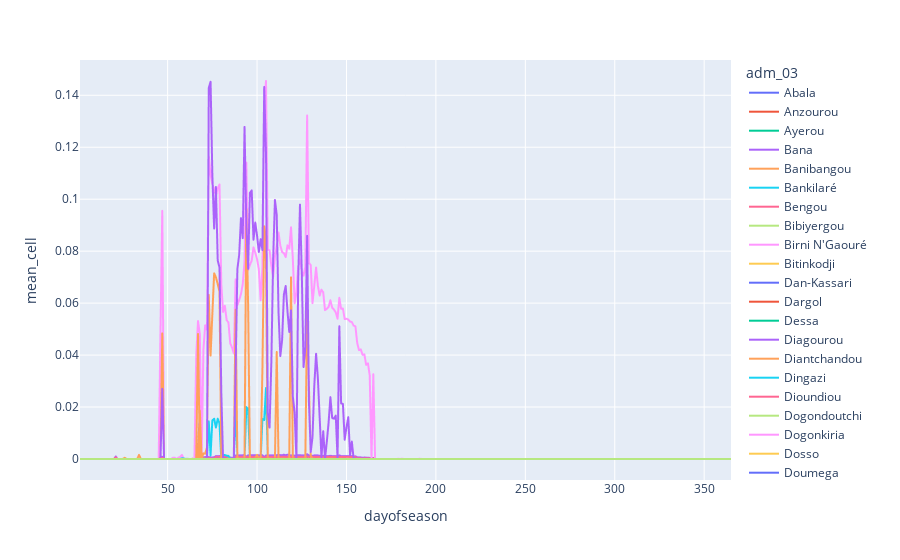

The cell this chart's notebook holds for it:
### Code cell
# plot by year for all adm3
years = [2020]
for year in years:
    df_plot = (
        df[df["seasonyear"] == year]
        .groupby(["adm_03", "dayofseason"])
        .mean(numeric_only=True)
        .reset_index()
    )
    px.line(df_plot, x="dayofseason", y="mean_cell", color="adm_03").show()

### Figure 1 — Plotly figure (JSON) as saved in the notebook; plotly's stock layout.template omitted (floating-point values rounded to 4 significant figures; data arrays with more than 128 entries replaced by an {"elided": "..."} marker saying what was removed)
{"data": [{"hovertemplate": "adm_03=Abala<br>dayofseason=%{x}<br>mean_cell=%{y}<extra></extra>", "legendgroup": "Abala", "line": {"color": "#636efa", "dash": "solid"}, "marker": {"symbol": "circle"}, "mode": "lines", "name": "Abala", "showlegend": true, "type": "scattergl", "x": {"elided": "365 int values"}, "xaxis": "x", "y": {"elided": "365 int values"}, "yaxis": "y"}, {"hovertemplate": "adm_03=Anzourou<br>dayofseason=%{x}<br>mean_cell=%{y}<extra></extra>", "legendgroup": "Anzourou", "line": {"color": "#EF553B", "dash": "solid"}, "marker": {"symbol": "circle"}, "mode": "lines", "name": "Anzourou", "showlegend": true, "type": "scattergl", "x": {"elided": "365 int values"}, "xaxis": "x", "y": {"elided": "365 int values"}, "yaxis": "y"}, {"hovertemplate": "adm_03=Ayerou<br>dayofseason=%{x}<br>mean_cell=%{y}<extra></extra>", "legendgroup": "Ayerou", "line": {"color": "#00cc96", "dash": "solid"}, "marker": {"symbol": "circle"}, "mode": "lines", "name": "Ayerou", "showlegend": true, "type": "scattergl", "x": {"elided": "365 int values"}, "xaxis": "x", "y": {"elided": "365 int values"}, "yaxis": "y"}, {"hovertemplate": "adm_03=Bana<br>dayofseason=%{x}<br>mean_cell=%{y}<extra></extra>", "legendgroup": "Bana", "line": {"color": "#ab63fa", "dash": "solid"}, "marker": {"symbol": "circle"}, "mode": "lines", "name": "Bana", "showlegend": true, "type": "scattergl", "x": {"elided": "365 int values"}, "xaxis": "x", "y": {"elided": "365 float values"}, "yaxis": "y"}, {"hovertemplate": "adm_03=Banibangou<br>dayofseason=%{x}<br>mean_cell=%{y}<extra></extra>", "legendgroup": "Banibangou", "line": {"color": "#FFA15A", "dash": "solid"}, "marker": {"symbol": "circle"}, "mode": "lines", "name": "Banibangou", "showlegend": true, "type": "scattergl", "x": {"elided": "365 int values"}, "xaxis": "x", "y": {"elided": "365 int values"}, "yaxis": "y"}, {"hovertemplate": "adm_03=Bankilaré<br>dayofseason=%{x}<br>mean_cell=%{y}<extra></extra>", "legendgroup": "Bankilaré", "line": {"color": "#19d3f3", "dash": "solid"}, "marker": {"symbol": "circle"}, "mode": "lines", "name": "Bankilaré", "showlegend": true, "type": "scattergl", "x": {"elided": "365 int values"}, "xaxis": "x", "y": {"elided": "365 int values"}, "yaxis": "y"}, {"hovertemplate": "adm_03=Bengou<br>dayofseason=%{x}<br>mean_cell=%{y}<extra></extra>", "legendgroup": "Bengou", "line": {"color": "#FF6692", "dash": "solid"}, "marker": {"symbol": "circle"}, "mode": "lines", "name": "Bengou", "showlegend": true, "type": "scattergl", "x": {"elided": "365 int values"}, "xaxis": "x", "y": {"elided": "365 float values"}, "yaxis": "y"}, {"hovertemplate": "adm_03=Bibiyergou<br>dayofseason=%{x}<br>mean_cell=%{y}<extra></extra>", "legendgroup": "Bibiyergou", "line": {"color": "#B6E880", "dash": "solid"}, "marker": {"symbol": "circle"}, "mode": "lines", "name": "Bibiyergou", "showlegend": true, "type": "scattergl", "x": {"elided": "365 int values"}, "xaxis": "x", "y": {"elided": "365 int values"}, "yaxis": "y"}, {"hovertemplate": "adm_03=Birni N'Gaouré<br>dayofseason=%{x}<br>mean_cell=%{y}<extra></extra>", "legendgroup": "Birni N'Gaouré", "line": {"color": "#FF97FF", "dash": "solid"}, "marker": {"symbol": "circle"}, "mode": "lines", "name": "Birni N'Gaouré", "showlegend": true, "type": "scattergl", "x": {"elided": "365 int values"}, "xaxis": "x", "y": {"elided": "365 int values"}, "yaxis": "y"}, {"hovertemplate": "adm_03=Bitinkodji<br>dayofseason=%{x}<br>mean_cell=%{y}<extra></extra>", "legendgroup": "Bitinkodji", "line": {"color": "#FECB52", "dash": "solid"}, "marker": {"symbol": "circle"}, "mode": "lines", "name": "Bitinkodji", "showlegend": true, "type": "scattergl", "x": {"elided": "365 int values"}, "xaxis": "x", "y": {"elided": "365 int values"}, "yaxis": "y"}, {"hovertemplate": "adm_03=Dan-Kassari<br>dayofseason=%{x}<br>mean_cell=%{y}<extra></extra>", "legendgroup": "Dan-Kassari", "line": {"color": "#636efa", "dash": "solid"}, "marker": {"symbol": "circle"}, "mode": "lines", "name": "Dan-Kassari", "showlegend": true, "type": "scattergl", "x": {"elided": "365 int values"}, "xaxis": "x", "y": {"elided": "365 int values"}, "yaxis": "y"}, {"hovertemplate": "adm_03=Dargol<br>dayofseason=%{x}<br>mean_cell=%{y}<extra></extra>", "legendgroup": "Dargol", "line": {"color": "#EF553B", "dash": "solid"}, "marker": {"symbol": "circle"}, "mode": "lines", "name": "Dargol", "showlegend": true, "type": "scattergl", "x": {"elided": "365 int values"}, "xaxis": "x", "y": {"elided": "365 float values"}, "yaxis": "y"}, {"hovertemplate": "adm_03=Dessa<br>dayofseason=%{x}<br>mean_cell=%{y}<extra></extra>", "legendgroup": "Dessa", "line": {"color": "#00cc96", "dash": "solid"}, "marker": {"symbol": "circle"}, "mode": "lines", "name": "Dessa", "showlegend": true, "type": "scattergl", "x": {"elided": "365 int values"}, "xaxis": "x", "y": {"elided": "365 int values"}, "yaxis": "y"}, {"hovertemplate": "adm_03=Diagourou<br>dayofseason=%{x}<br>mean_cell=%{y}<extra></extra>", "legendgroup": "Diagourou", "line": {"color": "#ab63fa", "dash": "solid"}, "marker": {"symbol": "circle"}, "mode": "lines", "name": "Diagourou", "showlegend": true, "type": "scattergl", "x": {"elided": "365 int values"}, "xaxis": "x", "y": {"elided": "365 float values"}, "yaxis": "y"}, {"hovertemplate": "adm_03=Diantchandou<br>dayofseason=%{x}<br>mean_cell=%{y}<extra></extra>", "legendgroup": "Diantchandou", "line": {"color": "#FFA15A", "dash": "solid"}, "marker": {"symbol": "circle"}, "mode": "lines", "name": "Diantchandou", "showlegend": true, "type": "scattergl", "x": {"elided": "365 int values"}, "xaxis": "x", "y": {"elided": "365 int values"}, "yaxis": "y"}, {"hovertemplate": "adm_03=Dingazi<br>dayofseason=%{x}<br>mean_cell=%{y}<extra></extra>", "legendgroup": "Dingazi", "line": {"color": "#19d3f3", "dash": "solid"}, "marker": {"symbol": "circle"}, "mode": "lines", "name": "Dingazi", "showlegend": true, "type": "scattergl", "x": {"elided": "365 int values"}, "xaxis": "x", "y": {"elided": "365 int values"}, "yaxis": "y"}, {"hovertemplate": "adm_03=Dioundiou<br>dayofseason=%{x}<br>mean_cell=%{y}<extra></extra>", "legendgroup": "Dioundiou", "line": {"color": "#FF6692", "dash": "solid"}, "marker": {"symbol": "circle"}, "mode": "lines", "name": "Dioundiou", "showlegend": true, "type": "scattergl", "x": {"elided": "365 int values"}, "xaxis": "x", "y": {"elided": "365 float values"}, "yaxis": "y"}, {"hovertemplate": "adm_03=Dogondoutchi<br>dayofseason=%{x}<br>mean_cell=%{y}<extra></extra>", "legendgroup": "Dogondoutchi", "line": {"color": "#B6E880", "dash": "solid"}, "marker": {"symbol": "circle"}, "mode": "lines", "name": "Dogondoutchi", "showlegend": true, "type": "scattergl", "x": {"elided": "365 int values"}, "xaxis": "x", "y": {"elided": "365 int values"}, "yaxis": "y"}, {"hovertemplate": "adm_03=Dogonkiria<br>dayofseason=%{x}<br>mean_cell=%{y}<extra></extra>", "legendgroup": "Dogonkiria", "line": {"color": "#FF97FF", "dash": "solid"}, "marker": {"symbol": "circle"}, "mode": "lines", "name": "Dogonkiria", "showlegend": true, "type": "scattergl", "x": {"elided": "365 int values"}, "xaxis": "x", "y": {"elided": "365 null values"}, "yaxis": "y"}, {"hovertemplate": "adm_03=Dosso<br>dayofseason=%{x}<br>mean_cell=%{y}<extra></extra>", "legendgroup": "Dosso", "line": {"color": "#FECB52", "dash": "solid"}, "marker": {"symbol": "circle"}, "mode": "lines", "name": "Dosso", "showlegend": true, "type": "scattergl", "x": {"elided": "365 int values"}, "xaxis": "x", "y": {"elided": "365 int values"}, "yaxis": "y"}, {"hovertemplate": "adm_03=Doumega<br>dayofseason=%{x}<br>mean_cell=%{y}<extra></extra>", "legendgroup": "Doumega", "line": {"color": "#636efa", "dash": "solid"}, "marker": {"symbol": "circle"}, "mode": "lines", "name": "Doumega", "showlegend": true, "type": "scattergl", "x": {"elided": "365 int values"}, "xaxis": "x", "y": {"elided": "365 float values"}, "yaxis": "y"}, {"hovertemplate": "adm_03=Fabidji<br>dayofseason=%{x}<br>mean_cell=%{y}<extra></extra>", "legendgroup": "Fabidji", "line": {"color": "#EF553B", "dash": "solid"}, "marker": {"symbol": "circle"}, "mode": "lines", "name": "Fabidji", "showlegend": true, "type": "scattergl", "x": {"elided": "365 int values"}, "xaxis": "x", "y": {"elided": "365 int values"}, "yaxis": "y"}, {"hovertemplate": "adm_03=Fakara<br>dayofseason=%{x}<br>mean_cell=%{y}<extra></extra>", "legendgroup": "Fakara", "line": {"color": "#00cc96", "dash": "solid"}, "marker": {"symbol": "circle"}, "mode": "lines", "name": "Fakara", "showlegend": true, "type": "scattergl", "x": {"elided": "365 int values"}, "xaxis": "x", "y": {"elided": "365 int values"}, "yaxis": "y"}, {"hovertemplate": "adm_03=Falmey<br>dayofseason=%{x}<br>mean_cell=%{y}<extra></extra>", "legendgroup": "Falmey", "line": {"color": "#ab63fa", "dash": "solid"}, "marker": {"symbol": "circle"}, "mode": "lines", "name": "Falmey", "showlegend": true, "type": "scattergl", "x": {"elided": "365 int values"}, "xaxis": "x", "y": {"elided": "365 float values"}, "yaxis": "y"}, {"hovertemplate": "adm_03=Falwel<br>dayofseason=%{x}<br>mean_cell=%{y}<extra></extra>", "legendgroup": "Falwel", "line": {"color": "#FFA15A", "dash": "solid"}, "marker": {"symbol": "circle"}, "mode": "lines", "name": "Falwel", "showlegend": true, "type": "scattergl", "x": {"elided": "365 int values"}, "xaxis": "x", "y": {"elided": "365 int values"}, "yaxis": "y"}, {"hovertemplate": "adm_03=Farey<br>dayofseason=%{x}<br>mean_cell=%{y}<extra></extra>", "legendgroup": "Farey", "line": {"color": "#19d3f3", "dash": "solid"}, "marker": {"symbol": "circle"}, "mode": "lines", "name": "Farey", "showlegend": true, "type": "scattergl", "x": {"elided": "365 int values"}, "xaxis": "x", "y": {"elided": "365 int values"}, "yaxis": "y"}, {"hovertemplate": "adm_03=Filingué<br>dayofseason=%{x}<br>mean_cell=%{y}<extra></extra>", "legendgroup": "Filingué", "line": {"color": "#FF6692", "dash": "solid"}, "marker": {"symbol": "circle"}, "mode": "lines", "name": "Filingué", "showlegend": true, "type": "scattergl", "x": {"elided": "365 int values"}, "xaxis": "x", "y": {"elided": "365 int values"}, "yaxis": "y"}, {"hovertemplate": "adm_03=Garankédey<br>dayofseason=%{x}<br>mean_cell=%{y}<extra></extra>", "legendgroup": "Garankédey", "line": {"color": "#B6E880", "dash": "solid"}, "marker": {"symbol": "circle"}, "mode": "lines", "name": "Garankédey", "showlegend": true, "type": "scattergl", "x": {"elided": "365 int values"}, "xaxis": "x", "y": {"elided": "365 int values"}, "yaxis": "y"}, {"hovertemplate": "adm_03=Gaya<br>dayofseason=%{x}<br>mean_cell=%{y}<extra></extra>", "legendgroup": "Gaya", "line": {"color": "#FF97FF", "dash": "solid"}, "marker": {"symbol": "circle"}, "mode": "lines", "name": "Gaya", "showlegend": true, "type": "scattergl", "x": {"elided": "365 int values"}, "xaxis": "x", "y": {"elided": "365 float values"}, "yaxis": "y"}, {"hovertemplate": "adm_03=Gollé<br>dayofseason=%{x}<br>mean_cell=%{y}<extra></extra>", "legendgroup": "Gollé", "line": {"color": "#FECB52", "dash": "solid"}, "marker": {"symbol": "circle"}, "mode": "lines", "name": "Gollé", "showlegend": true, "type": "scattergl", "x": {"elided": "365 int values"}, "xaxis": "x", "y": {"elided": "365 float values"}, "yaxis": "y"}, {"hovertemplate": "adm_03=Goroubankassam<br>dayofseason=%{x}<br>mean_cell=%{y}<extra></extra>", "legendgroup": "Goroubankassam", "line": {"color": "#636efa", "dash": "solid"}, "marker": {"symbol": "circle"}, "mode": "lines", "name": "Goroubankassam", "showlegend": true, "type": "scattergl", "x": {"elided": "365 int values"}, "xaxis": "x", "y": {"elided": "365 int values"}, "yaxis": "y"}, {"hovertemplate": "adm_03=Gorouol<br>dayofseason=%{x}<br>mean_cell=%{y}<extra></extra>", "legendgroup": "Gorouol", "line": {"color": "#EF553B", "dash": "solid"}, "marker": {"symbol": "circle"}, "mode": "lines", "name": "Gorouol", "showlegend": true, "type": "scattergl", "x": {"elided": "365 int values"}, "xaxis": "x", "y": {"elided": "365 int values"}, "yaxis": "y"}, {"hovertemplate": "adm_03=Gothèye<br>dayofseason=%{x}<br>mean_cell=%{y}<extra></extra>", "legendgroup": "Gothèye", "line": {"color": "#00cc96", "dash": "solid"}, "marker": {"symbol": "circle"}, "mode": "lines", "name": "Gothèye", "showlegend": true, "type": "scattergl", "x": {"elided": "365 int values"}, "xaxis": "x", "y": {"elided": "365 int values"}, "yaxis": "y"}, {"hovertemplate": "adm_03=Guilladjé<br>dayofseason=%{x}<br>mean_cell=%{y}<extra></extra>", "legendgroup": "Guilladjé", "line": {"color": "#ab63fa", "dash": "solid"}, "marker": {"symbol": "circle"}, "mode": "lines", "name": "Guilladjé", "showlegend": true, "type": "scattergl", "x": {"elided": "365 int values"}, "xaxis": "x", "y": {"elided": "365 float values"}, "yaxis": "y"}, {"hovertemplate": "adm_03=Guéchémé<br>dayofseason=%{x}<br>mean_cell=%{y}<extra></extra>", "legendgroup": "Guéchémé", "line": {"color": "#FFA15A", "dash": "solid"}, "marker": {"symbol": "circle"}, "mode": "lines", "name": "Guéchémé", "showlegend": true, "type": "scattergl", "x": {"elided": "365 int values"}, "xaxis": "x", "y": {"elided": "365 float values"}, "yaxis": "y"}, {"hovertemplate": "adm_03=Hamdallaye<br>dayofseason=%{x}<br>mean_cell=%{y}<extra></extra>", "legendgroup": "Hamdallaye", "line": {"color": "#19d3f3", "dash": "solid"}, "marker": {"symbol": "circle"}, "mode": "lines", "name": "Hamdallaye", "showlegend": true, "type": "scattergl", "x": {"elided": "365 int values"}, "xaxis": "x", "y": {"elided": "365 int values"}, "yaxis": "y"}, {"hovertemplate": "adm_03=Harikanassou<br>dayofseason=%{x}<br>mean_cell=%{y}<extra></extra>", "legendgroup": "Harikanassou", "line": {"color": "#FF6692", "dash": "solid"}, "marker": {"symbol": "circle"}, "mode": "lines", "name": "Harikanassou", "showlegend": true, "type": "scattergl", "x": {"elided": "365 int values"}, "xaxis": "x", "y": {"elided": "365 int values"}, "yaxis": "y"}, {"hovertemplate": "adm_03=Imanan<br>dayofseason=%{x}<br>mean_cell=%{y}<extra></extra>", "legendgroup": "Imanan", "line": {"color": "#B6E880", "dash": "solid"}, "marker": {"symbol": "circle"}, "mode": "lines", "name": "Imanan", "showlegend": true, "type": "scattergl", "x": {"elided": "365 int values"}, "xaxis": "x", "y": {"elided": "365 int values"}, "yaxis": "y"}, {"hovertemplate": "adm_03=Inatès<br>dayofseason=%{x}<br>mean_cell=%{y}<extra></extra>", "legendgroup": "Inatès", "line": {"color": "#FF97FF", "dash": "solid"}, "marker": {"symbol": "circle"}, "mode": "lines", "name": "Inatès", "showlegend": true, "type": "scattergl", "x": {"elided": "365 int values"}, "xaxis": "x", "y": {"elided": "365 int values"}, "yaxis": "y"}, {"hovertemplate": "adm_03=Kankandi<br>dayofseason=%{x}<br>mean_cell=%{y}<extra></extra>", "legendgroup": "Kankandi", "line": {"color": "#FECB52", "dash": "solid"}, "marker": {"symbol": "circle"}, "mode": "lines", "name": "Kankandi", "showlegend": true, "type": "scattergl", "x": {"elided": "365 int values"}, "xaxis": "x", "y": {"elided": "365 int values"}, "yaxis": "y"}, {"hovertemplate": "adm_03=Karakara<br>dayofseason=%{x}<br>mean_cell=%{y}<extra></extra>", "legendgroup": "Karakara", "line": {"color": "#636efa", "dash": "solid"}, "marker": {"symbol": "circle"}, "mode": "lines", "name": "Karakara", "showlegend": true, "type": "scattergl", "x": {"elided": "365 int values"}, "xaxis": "x", "y": {"elided": "365 int values"}, "yaxis": "y"}, {"hovertemplate": "adm_03=Karguibangou<br>dayofseason=%{x}<br>mean_cell=%{y}<extra></extra>", "legendgroup": "Karguibangou", "line": {"color": "#EF553B", "dash": "solid"}, "marker": {"symbol": "circle"}, "mode": "lines", "name": "Karguibangou", "showlegend": true, "type": "scattergl", "x": {"elided": "365 int values"}, "xaxis": "x", "y": {"elided": "365 int values"}, "yaxis": "y"}, {"hovertemplate": "adm_03=Karma<br>dayofseason=%{x}<br>mean_cell=%{y}<extra></extra>", "legendgroup": "Karma", "line": {"color": "#00cc96", "dash": "solid"}, "marker": {"symbol": "circle"}, "mode": "lines", "name": "Karma", "showlegend": true, "type": "scattergl", "x": {"elided": "365 int values"}, "xaxis": "x", "y": {"elided": "365 int values"}, "yaxis": "y"}, {"hovertemplate": "adm_03=Kiota<br>dayofseason=%{x}<br>mean_cell=%{y}<extra></extra>", "legendgroup": "Kiota", "line": {"color": "#ab63fa", "dash": "solid"}, "marker": {"symbol": "circle"}, "mode": "lines", "name": "Kiota", "showlegend": true, "type": "scattergl", "x": {"elided": "365 int values"}, "xaxis": "x", "y": {"elided": "365 int values"}, "yaxis": "y"}, {"hovertemplate": "adm_03=Kirtachi<br>dayofseason=%{x}<br>mean_cell=%{y}<extra></extra>", "legendgroup": "Kirtachi", "line": {"color": "#FFA15A", "dash": "solid"}, "marker": {"symbol": "circle"}, "mode": "lines", "name": "Kirtachi", "showlegend": true, "type": "scattergl", "x": {"elided": "365 int values"}, "xaxis": "x", "y": {"elided": "365 int values"}, "yaxis": "y"}, {"hovertemplate": "adm_03=Kiéché<br>dayofseason=%{x}<br>mean_cell=%{y}<extra></extra>", "legendgroup": "Kiéché", "line": {"color": "#19d3f3", "dash": "solid"}, "marker": {"symbol": "circle"}, "mode": "lines", "name": "Kiéché", "showlegend": true, "type": "scattergl", "x": {"elided": "365 int values"}, "xaxis": "x", "y": {"elided": "365 int values"}, "yaxis": "y"}, {"hovertemplate": "adm_03=Kokorou<br>dayofseason=%{x}<br>mean_cell=%{y}<extra></extra>", "legendgroup": "Kokorou", "line": {"color": "#FF6692", "dash": "solid"}, "marker": {"symbol": "circle"}, "mode": "lines", "name": "Kokorou", "showlegend": true, "type": "scattergl", "x": {"elided": "365 int values"}, "xaxis": "x", "y": {"elided": "365 float values"}, "yaxis": "y"}, {"hovertemplate": "adm_03=Kollo<br>dayofseason=%{x}<br>mean_cell=%{y}<extra></extra>", "legendgroup": "Kollo", "line": {"color": "#B6E880", "dash": "solid"}, "marker": {"symbol": "circle"}, "mode": "lines", "name": "Kollo", "showlegend": true, "type": "scattergl", "x": {"elided": "365 int values"}, "xaxis": "x", "y": {"elided": "365 int values"}, "yaxis": "y"}, {"hovertemplate": "adm_03=Koré Maïroua<br>dayofseason=%{x}<br>mean_cell=%{y}<extra></extra>", "legendgroup": "Koré Maïroua", "line": {"color": "#FF97FF", "dash": "solid"}, "marker": {"symbol": "circle"}, "mode": "lines", "name": "Koré Maïroua", "showlegend": true, "type": "scattergl", "x": {"elided": "365 int values"}, "xaxis": "x", "y": {"elided": "365 int values"}, "yaxis": "y"}, {"hovertemplate": "adm_03=Kourfeye Centre<br>dayofseason=%{x}<br>mean_cell=%{y}<extra></extra>", "legendgroup": "Kourfeye Centre", "line": {"color": "#FECB52", "dash": "solid"}, "marker": {"symbol": "circle"}, "mode": "lines", "name": "Kourfeye Centre", "showlegend": true, "type": "scattergl", "x": {"elided": "365 int values"}, "xaxis": "x", "y": {"elided": "365 int values"}, "yaxis": "y"}, {"hovertemplate": "adm_03=Kourteye<br>dayofseason=%{x}<br>mean_cell=%{y}<extra></extra>", "legendgroup": "Kourteye", "line": {"color": "#636efa", "dash": "solid"}, "marker": {"symbol": "circle"}, "mode": "lines", "name": "Kourteye", "showlegend": true, "type": "scattergl", "x": {"elided": "365 int values"}, "xaxis": "x", "y": {"elided": "365 int values"}, "yaxis": "y"}, {"hovertemplate": "adm_03=Kouré<br>dayofseason=%{x}<br>mean_cell=%{y}<extra></extra>", "legendgroup": "Kouré", "line": {"color": "#EF553B", "dash": "solid"}, "marker": {"symbol": "circle"}, "mode": "lines", "name": "Kouré", "showlegend": true, "type": "scattergl", "x": {"elided": "365 int values"}, "xaxis": "x", "y": {"elided": "365 int values"}, "yaxis": "y"}, {"hovertemplate": "adm_03=Koygolo<br>dayofseason=%{x}<br>mean_cell=%{y}<extra></extra>", "legendgroup": "Koygolo", "line": {"color": "#00cc96", "dash": "solid"}, "marker": {"symbol": "circle"}, "mode": "lines", "name": "Koygolo", "showlegend": true, "type": "scattergl", "x": {"elided": "365 int values"}, "xaxis": "x", "y": {"elided": "365 int values"}, "yaxis": "y"}, {"hovertemplate": "adm_03=Liboré<br>dayofseason=%{x}<br>mean_cell=%{y}<extra></extra>", "legendgroup": "Liboré", "line": {"color": "#ab63fa", "dash": "solid"}, "marker": {"symbol": "circle"}, "mode": "lines", "name": "Liboré", "showlegend": true, "type": "scattergl", "x": {"elided": "365 int values"}, "xaxis": "x", "y": {"elided": "365 null values"}, "yaxis": "y"}, {"hovertemplate": "adm_03=Loga<br>dayofseason=%{x}<br>mean_cell=%{y}<extra></extra>", "legendgroup": "Loga", "line": {"color": "#FFA15A", "dash": "solid"}, "marker": {"symbol": "circle"}, "mode": "lines", "name": "Loga", "showlegend": true, "type": "scattergl", "x": {"elided": "365 int values"}, "xaxis": "x", "y": {"elided": "365 int values"}, "yaxis": "y"}, {"hovertemplate": "adm_03=Makalondi<br>dayofseason=%{x}<br>mean_cell=%{y}<extra></extra>", "legendgroup": "Makalondi", "line": {"color": "#19d3f3", "dash": "solid"}, "marker": {"symbol": "circle"}, "mode": "lines", "name": "Makalondi", "showlegend": true, "type": "scattergl", "x": {"elided": "365 int values"}, "xaxis": "x", "y": {"elided": "365 int values"}, "yaxis": "y"}, {"hovertemplate": "adm_03=Matankari<br>dayofseason=%{x}<br>mean_cell=%{y}<extra></extra>", "legendgroup": "Matankari", "line": {"color": "#FF6692", "dash": "solid"}, "marker": {"symbol": "circle"}, "mode": "lines", "name": "Matankari", "showlegend": true, "type": "scattergl", "x": {"elided": "365 int values"}, "xaxis": "x", "y": {"elided": "365 int values"}, "yaxis": "y"}, {"hovertemplate": "adm_03=Mokko<br>dayofseason=%{x}<br>mean_cell=%{y}<extra></extra>", "legendgroup": "Mokko", "line": {"color": "#B6E880", "dash": "solid"}, "marker": {"symbol": "circle"}, "mode": "lines", "name": "Mokko", "showlegend": true, "type": "scattergl", "x": {"elided": "365 int values"}, "xaxis": "x", "y": {"elided": "365 int values"}, "yaxis": "y"}, {"hovertemplate": "adm_03=Méhana<br>dayofseason=%{x}<br>mean_cell=%{y}<extra></extra>", "legendgroup": "Méhana", "line": {"color": "#FF97FF", "dash": "solid"}, "marker": {"symbol": "circle"}, "mode": "lines", "name": "Méhana", "showlegend": true, "type": "scattergl", "x": {"elided": "365 int values"}, "xaxis": "x", "y": {"elided": "365 int values"}, "yaxis": "y"}, {"hovertemplate": "adm_03=N'Dounga<br>dayofseason=%{x}<br>mean_cell=%{y}<extra></extra>", "legendgroup": "N'Dounga", "line": {"color": "#FECB52", "dash": "solid"}, "marker": {"symbol": "circle"}, "mode": "lines", "name": "N'Dounga", "showlegend": true, "type": "scattergl", "x": {"elided": "365 int values"}, "xaxis": "x", "y": {"elided": "365 int values"}, "yaxis": "y"}, {"hovertemplate": "adm_03=N'Gonga<br>dayofseason=%{x}<br>mean_cell=%{y}<extra></extra>", "legendgroup": "N'Gonga", "line": {"color": "#636efa", "dash": "solid"}, "marker": {"symbol": "circle"}, "mode": "lines", "name": "N'Gonga", "showlegend": true, "type": "scattergl", "x": {"elided": "365 int values"}, "xaxis": "x", "y": {"elided": "365 int values"}, "yaxis": "y"}, {"hovertemplate": "adm_03=Namaro<br>dayofseason=%{x}<br>mean_cell=%{y}<extra></extra>", "legendgroup": "Namaro", "line": {"color": "#EF553B", "dash": "solid"}, "marker": {"symbol": "circle"}, "mode": "lines", "name": "Namaro", "showlegend": true, "type": "scattergl", "x": {"elided": "365 int values"}, "xaxis": "x", "y": {"elided": "365 int values"}, "yaxis": "y"}, {"hovertemplate": "adm_03=Ouallam<br>dayofseason=%{x}<br>mean_cell=%{y}<extra></extra>", "legendgroup": "Ouallam", "line": {"color": "#00cc96", "dash": "solid"}, "marker": {"symbol": "circle"}, "mode": "lines", "name": "Ouallam", "showlegend": true, "type": "scattergl", "x": {"elided": "365 int values"}, "xaxis": "x", "y": {"elided": "365 int values"}, "yaxis": "y"}, {"hovertemplate": "adm_03=Ouro Guéladjo<br>dayofseason=%{x}<br>mean_cell=%{y}<extra></extra>", "legendgroup": "Ouro Guéladjo", "line": {"color": "#ab63fa", "dash": "solid"}, "marker": {"symbol": "circle"}, "mode": "lines", "name": "Ouro Guéladjo", "showlegend": true, "type": "scattergl", "x": {"elided": "365 int values"}, "xaxis": "x", "y": {"elided": "365 int values"}, "yaxis": "y"}, {"hovertemplate": "adm_03=Sakoïra<br>dayofseason=%{x}<br>mean_cell=%{y}<extra></extra>", "legendgroup": "Sakoïra", "line": {"color": "#FFA15A", "dash": "solid"}, "marker": {"symbol": "circle"}, "mode": "lines", "name": "Sakoïra", "showlegend": true, "type": "scattergl", "x": {"elided": "365 int values"}, "xaxis": "x", "y": {"elided": "365 int values"}, "yaxis": "y"}, {"hovertemplate": "adm_03=Sambéra<br>dayofseason=%{x}<br>mean_cell=%{y}<extra></extra>", "legendgroup": "Sambéra", "line": {"color": "#19d3f3", "dash": "solid"}, "marker": {"symbol": "circle"}, "mode": "lines", "name": "Sambéra", "showlegend": true, "type": "scattergl", "x": {"elided": "365 int values"}, "xaxis": "x", "y": {"elided": "365 float values"}, "yaxis": "y"}, {"hovertemplate": "adm_03=Sanam<br>dayofseason=%{x}<br>mean_cell=%{y}<extra></extra>", "legendgroup": "Sanam", "line": {"color": "#FF6692", "dash": "solid"}, "marker": {"symbol": "circle"}, "mode": "lines", "name": "Sanam", "showlegend": true, "type": "scattergl", "x": {"elided": "365 int values"}, "xaxis": "x", "y": {"elided": "365 int values"}, "yaxis": "y"}, {"hovertemplate": "adm_03=Say<br>dayofseason=%{x}<br>mean_cell=%{y}<extra></extra>", "legendgroup": "Say", "line": {"color": "#B6E880", "dash": "solid"}, "marker": {"symbol": "circle"}, "mode": "lines", "name": "Say", "showlegend": true, "type": "scattergl", "x": {"elided": "365 int values"}, "xaxis": "x", "y": {"elided": "365 int values"}, "yaxis": "y"}, {"hovertemplate": "adm_03=Simiri<br>dayofseason=%{x}<br>mean_cell=%{y}<extra></extra>", "legendgroup": "Simiri", "line": {"color": "#FF97FF", "dash": "solid"}, "marker": {"symbol": "circle"}, "mode": "lines", "name": "Simiri", "showlegend": true, "type": "scattergl", "x": {"elided": "365 int values"}, "xaxis": "x", "y": {"elided": "365 int values"}, "yaxis": "y"}, {"hovertemplate": "adm_03=Sinder<br>dayofseason=%{x}<br>mean_cell=%{y}<extra></extra>", "legendgroup": "Sinder", "line": {"color": "#FECB52", "dash": "solid"}, "marker": {"symbol": "circle"}, "mode": "lines", "name": "Sinder", "showlegend": true, "type": "scattergl", "x": {"elided": "365 int values"}, "xaxis": "x", "y": {"elided": "365 int values"}, "yaxis": "y"}, {"hovertemplate": "adm_03=Sokorbé<br>dayofseason=%{x}<br>mean_cell=%{y}<extra></extra>", "legendgroup": "Sokorbé", "line": {"color": "#636efa", "dash": "solid"}, "marker": {"symbol": "circle"}, "mode": "lines", "name": "Sokorbé", "showlegend": true, "type": "scattergl", "x": {"elided": "365 int values"}, "xaxis": "x", "y": {"elided": "365 int values"}, "yaxis": "y"}, {"hovertemplate": "adm_03=Soucoucoutane<br>dayofseason=%{x}<br>mean_cell=%{y}<extra></extra>", "legendgroup": "Soucoucoutane", "line": {"color": "#EF553B", "dash": "solid"}, "marker": {"symbol": "circle"}, "mode": "lines", "name": "Soucoucoutane", "showlegend": true, "type": "scattergl", "x": {"elided": "365 int values"}, "xaxis": "x", "y": {"elided": "365 int values"}, "yaxis": "y"}, {"hovertemplate": "adm_03=Tagazar<br>dayofseason=%{x}<br>mean_cell=%{y}<extra></extra>", "legendgroup": "Tagazar", "line": {"color": "#00cc96", "dash": "solid"}, "marker": {"symbol": "circle"}, "mode": "lines", "name": "Tagazar", "showlegend": true, "type": "scattergl", "x": {"elided": "365 int values"}, "xaxis": "x", "y": {"elided": "365 int values"}, "yaxis": "y"}, {"hovertemplate": "adm_03=Tamou<br>dayofseason=%{x}<br>mean_cell=%{y}<extra></extra>", "legendgroup": "Tamou", "line": {"color": "#ab63fa", "dash": "solid"}, "marker": {"symbol": "circle"}, "mode": "lines", "name": "Tamou", "showlegend": true, "type": "scattergl", "x": {"elided": "365 int values"}, "xaxis": "x", "y": {"elided": "365 float values"}, "yaxis": "y"}, {"hovertemplate": "adm_03=Tanda<br>dayofseason=%{x}<br>mean_cell=%{y}<extra></extra>", "legendgroup": "Tanda", "line": {"color": "#FFA15A", "dash": "solid"}, "marker": {"symbol": "circle"}, "mode": "lines", "name": "Tanda", "showlegend": true, "type": "scattergl", "x": {"elided": "365 int values"}, "xaxis": "x", "y": {"elided": "365 float values"}, "yaxis": "y"}, {"hovertemplate": "adm_03=Tessa<br>dayofseason=%{x}<br>mean_cell=%{y}<extra></extra>", "legendgroup": "Tessa", "line": {"color": "#19d3f3", "dash": "solid"}, "marker": {"symbol": "circle"}, "mode": "lines", "name": "Tessa", "showlegend": true, "type": "scattergl", "x": {"elided": "365 int values"}, "xaxis": "x", "y": {"elided": "365 int values"}, "yaxis": "y"}, {"hovertemplate": "adm_03=Tibiri<br>dayofseason=%{x}<br>mean_cell=%{y}<extra></extra>", "legendgroup": "Tibiri", "line": {"color": "#FF6692", "dash": "solid"}, "marker": {"symbol": "circle"}, "mode": "lines", "name": "Tibiri", "showlegend": true, "type": "scattergl", "x": {"elided": "365 int values"}, "xaxis": "x", "y": {"elided": "365 int values"}, "yaxis": "y"}, {"hovertemplate": "adm_03=Tillabéri<br>dayofseason=%{x}<br>mean_cell=%{y}<extra></extra>", "legendgroup": "Tillabéri", "line": {"color": "#B6E880", "dash": "solid"}, "marker": {"symbol": "circle"}, "mode": "lines", "name": "Tillabéri", "showlegend": true, "type": "scattergl", "x": {"elided": "365 int values"}, "xaxis": "x", "y": {"elided": "365 int values"}, "yaxis": "y"}, {"hovertemplate": "adm_03=Tombokoirey I<br>dayofseason=%{x}<br>mean_cell=%{y}<extra></extra>", "legendgroup": "Tombokoirey I", "line": {"color": "#FF97FF", "dash": "solid"}, "marker": {"symbol": "circle"}, "mode": "lines", "name": "Tombokoirey I", "showlegend": true, "type": "scattergl", "x": {"elided": "365 int values"}, "xaxis": "x", "y": {"elided": "365 int values"}, "yaxis": "y"}, {"hovertemplate": "adm_03=Tombokoirey II<br>dayofseason=%{x}<br>mean_cell=%{y}<extra></extra>", "legendgroup": "Tombokoirey II", "line": {"color": "#FECB52", "dash": "solid"}, "marker": {"symbol": "circle"}, "mode": "lines", "name": "Tombokoirey II", "showlegend": true, "type": "scattergl", "x": {"elided": "365 int values"}, "xaxis": "x", "y": {"elided": "365 int values"}, "yaxis": "y"}, {"hovertemplate": "adm_03=Tondikandia<br>dayofseason=%{x}<br>mean_cell=%{y}<extra></extra>", "legendgroup": "Tondikandia", "line": {"color": "#636efa", "dash": "solid"}, "marker": {"symbol": "circle"}, "mode": "lines", "name": "Tondikandia", "showlegend": true, "type": "scattergl", "x": {"elided": "365 int values"}, "xaxis": "x", "y": {"elided": "365 int values"}, "yaxis": "y"}, {"hovertemplate": "adm_03=Tondikiwindi<br>dayofseason=%{x}<br>mean_cell=%{y}<extra></extra>", "legendgroup": "Tondikiwindi", "line": {"color": "#EF553B", "dash": "solid"}, "marker": {"symbol": "circle"}, "mode": "lines", "name": "Tondikiwindi", "showlegend": true, "type": "scattergl", "x": {"elided": "365 int values"}, "xaxis": "x", "y": {"elided": "365 int values"}, "yaxis": "y"}, {"hovertemplate": "adm_03=Torodi<br>dayofseason=%{x}<br>mean_cell=%{y}<extra></extra>", "legendgroup": "Torodi", "line": {"color": "#00cc96", "dash": "solid"}, "marker": {"symbol": "circle"}, "mode": "lines", "name": "Torodi", "showlegend": true, "type": "scattergl", "x": {"elided": "365 int values"}, "xaxis": "x", "y": {"elided": "365 int values"}, "yaxis": "y"}, {"hovertemplate": "adm_03=Tounouga<br>dayofseason=%{x}<br>mean_cell=%{y}<extra></extra>", "legendgroup": "Tounouga", "line": {"color": "#ab63fa", "dash": "solid"}, "marker": {"symbol": "circle"}, "mode": "lines", "name": "Tounouga", "showlegend": true, "type": "scattergl", "x": {"elided": "365 int values"}, "xaxis": "x", "y": {"elided": "365 float values"}, "yaxis": "y"}, {"hovertemplate": "adm_03=Téra<br>dayofseason=%{x}<br>mean_cell=%{y}<extra></extra>", "legendgroup": "Téra", "line": {"color": "#FFA15A", "dash": "solid"}, "marker": {"symbol": "circle"}, "mode": "lines", "name": "Téra", "showlegend": true, "type": "scattergl", "x": {"elided": "365 int values"}, "xaxis": "x", "y": {"elided": "365 float values"}, "yaxis": "y"}, {"hovertemplate": "adm_03=Youri<br>dayofseason=%{x}<br>mean_cell=%{y}<extra></extra>", "legendgroup": "Youri", "line": {"color": "#19d3f3", "dash": "solid"}, "marker": {"symbol": "circle"}, "mode": "lines", "name": "Youri", "showlegend": true, "type": "scattergl", "x": {"elided": "365 int values"}, "xaxis": "x", "y": {"elided": "365 int values"}, "yaxis": "y"}, {"hovertemplate": "adm_03=Yélou<br>dayofseason=%{x}<br>mean_cell=%{y}<extra></extra>", "legendgroup": "Yélou", "line": {"color": "#FF6692", "dash": "solid"}, "marker": {"symbol": "circle"}, "mode": "lines", "name": "Yélou", "showlegend": true, "type": "scattergl", "x": {"elided": "365 int values"}, "xaxis": "x", "y": {"elided": "365 float values"}, "yaxis": "y"}, {"hovertemplate": "adm_03=Zabori<br>dayofseason=%{x}<br>mean_cell=%{y}<extra></extra>", "legendgroup": "Zabori", "line": {"color": "#B6E880", "dash": "solid"}, "marker": {"symbol": "circle"}, "mode": "lines", "name": "Zabori", "showlegend": true, "type": "scattergl", "x": {"elided": "365 int values"}, "xaxis": "x", "y": {"elided": "365 int values"}, "yaxis": "y"}], "layout": {"legend": {"title": {"text": "adm_03"}, "tracegroupgap": 0}, "margin": {"t": 60}, "xaxis": {"anchor": "y", "domain": [0, 1], "title": {"text": "dayofseason"}}, "yaxis": {"anchor": "x", "domain": [0, 1], "title": {"text": "mean_cell"}}}}
